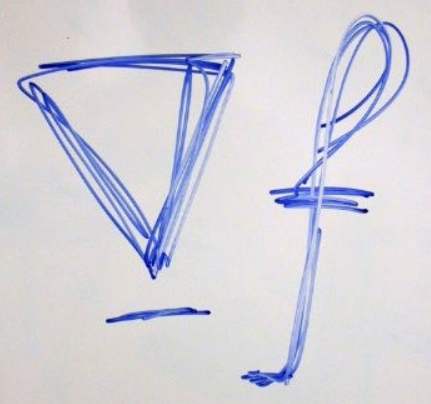
#> input picture source.png, 431 x 404 px
$ jupyter execute --allow-errors Poison_Edit_demo.ipynb
#> lines starting #> are read from the running program, lines starting #| are printed output that depends on the picture
https://www.cnblogs.com/3-louise-wang/p/16671316.html
发现没有效果

[cell 1]
import cv2
import numpy as np
from scipy import sparse

def getX(dst, mask, lap):
    # 1 计算求解的像素个数
    loc = np.nonzero(mask)
    num = loc[0].shape[0]
    # 2. 有多少个像素个数则需要多少个方程，需要构造num*num大小的稀疏矩阵和num大小的b向量
    # 3. A用lilmatrix，这种矩阵方便逐个添加
    A = sparse.lil_matrix((num, num), dtype=np.float64)
    b = np.ndarray((num, ), dtype=np.float64) # 一维数组,长度只有1, 而且最外层的长度为num
    # 4. 要将每个像素映射到0~num-1的索引之中，因为A系数矩阵也是根据索引求构造的
    hhash = {(x, y): i for i, (x, y) in enumerate(zip(loc[0], loc[1]))}
    # 用于找上下左右四个像素位置
    dx = [1,0,-1,0]
    dy = [0,1,0,-1]
    # 5. 构造A系数矩阵和b向量
    for i, (x, y) in enumerate(zip(loc[0],loc[1])):
        A[i, i] = -4
        b[i] = lap[x, y]
        p = [(x + dx[j], y + dy[j]) for j in range(4)] # p为上下左右的像素位置
        for j in range(4):
            if p[j] in hhash: # 像素位置在mask内
                A[i, hhash[p[j]]] = 1
            else:
                b[i] -= dst[p[j]]

    # 由于A是稀疏矩阵，可以将lilmatrix转成cscmatrix，方便矩阵运算
    A = A.tocsc()
    # 6. 求解X
    X = sparse.linalg.splu(A).solve(b)

    # 7. 将X复制到对应位置
    result = np.copy(dst)
    for i, (x, y) in enumerate(zip(loc[0],loc[1])):
        if X[i] < 0:
            X[i] = 0
        if X[i] > 255:
            X[i] = 255
        result[x, y] = X[i]

    return result

def seamlessClone(src,dst,mask,center,flag):
    # 1. 计算mask区域的外切矩形
    loc = np.nonzero(mask)
    xbegin, xend, ybegin, yend = np.min(loc[0]) - 1, np.max(loc[0]) + 1, np.min(loc[1]) - 1, np.max(loc[1]) + 1
    # 2. 根据mask区域范围截取出对应的mask、src
    cutMask = mask[xbegin:xend, ybegin:yend]
    cutSrc = src[xbegin:xend, ybegin:yend]
    # 3. 为了方便后面计算复制的位置，将mask、laplacian、src变成和dst一样大
    finalMask = np.zeros((dst.shape[0], dst.shape[1]))  # 只复制长和宽，单通道
    finalSrc = np.zeros_like(dst)
    finalLap = np.zeros_like(dst, dtype=np.float64)
    # 4. 根据中心点，得到融合的x、y范围
    xmid = (np.max(loc[0]) - np.min(loc[0])) // 2 + 1
    xbegin = center[0] - xmid
    xend = center[0] + cutMask.shape[0] - xmid
    ymid = (np.max(loc[1]) - np.min(loc[1])) // 2 + 1
    ybegin = center[1] - ymid
    yend = center[1] + cutMask.shape[1] - ymid

    # 5. 复制到对应位置
    finalMask[xbegin:xend, ybegin:yend] = cutMask
    finalSrc[xbegin:xend, ybegin:yend] = cutSrc

    # 6. 求融合散度
    if flag == 1:
        kernel = [np.array([[0, -1, 1]]),np.array([[1, -1, 0]]), np.array([[0], [-1], [1]]), np.array([[1], [-1], [0]])] # 四个方向梯度的过滤器，分别为x正方向、x反方向、y正方向、y反方向，散度就是在同一个方向进行两次梯度计算
        # 求src图、dst梯度
        grads = []
        for i in range(4):
            srcGrad = cv2.filter2D(np.float64(finalSrc), -1, kernel[i])
            dstGrad = cv2.filter2D(np.float64(dst), -1, kernel[i])
            grads.append(np.where(np.abs(srcGrad) > np.abs(dstGrad), srcGrad, dstGrad)) # 哪个梯度大就取哪个
        finalLap = np.sum(grads, axis=0) # 四个梯度求和，即两个散度求和，得到最终的散度

    # 7. 逐通道求解
    result = [getX(a, finalMask, b) for a, b in zip(cv2.split(dst), cv2.split(finalLap))]

    # 8. 合并三个通道
    final = cv2.merge(result)
    return final


# 读取前景图像
src = cv2.imread('./source.png')
#> src is the input picture: shape (404, 431, 3); mean B, G, R 218.2, 209.3, 210.2


# 读取背景图像
dst = cv2.imread('./target.png')
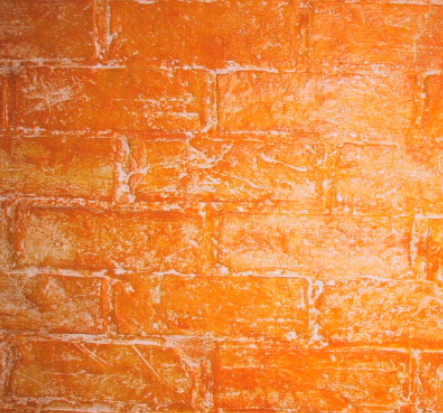
#> input picture target.png, 443 x 413 px
#> dst is the input picture: shape (413, 443, 3); mean B, G, R 63.4, 136, 231

# 读取设置好的mask
mask = cv2.imread('./mask_.png')
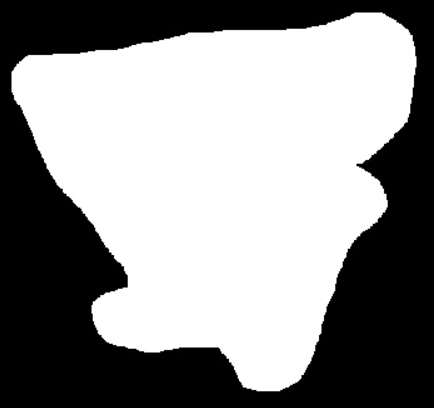
#> input picture mask_.png, 434 x 408 px
#> mask is the input picture: shape (408, 434, 3); min 0, max 255, mean 143.3

print(src.shape, dst.shape, mask.shape)
#| (404, 431, 3) (413, 443, 3) (408, 434, 3)

# 设置obj拷贝到dst的位置（中心像素）
# 要填充的obj是不规则形状，这里要获得该不规则区域的最小外接矩形（bounding box），
# 以该最小外接矩形的中心作为obj在dst中的位置
cx = 180
cy = 190
center = (cx, cy)

mask = mask[:,:,0]
#> mask: shape (408, 434)
#> (the rest of this cell did not finish here and is left out)

#> in seamlessClone, `loc = np.nonzero(mask)`: loc = 103681 positions, rows 7 to 397, columns 7 to 417
#> in seamlessClone, `xbegin, xend, ybegin, yend = np.min(loc[0]) - 1, np.max(loc[0]) + 1, n..`: xbegin = 6; xend = 398; ybegin = 6; yend = 418
#> in seamlessClone, `cutMask = mask[xbegin:xend, ybegin:yend]`:
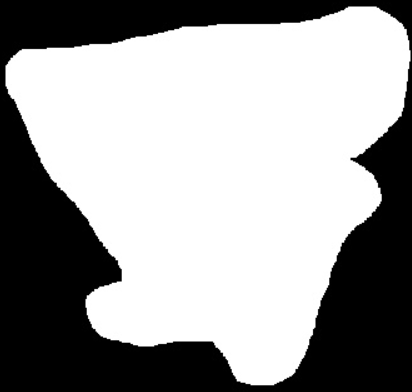
#> cutMask: shape (392, 412); min 0, max 255, mean 157.1
#> in seamlessClone, `cutSrc = src[xbegin:xend, ybegin:yend]`:
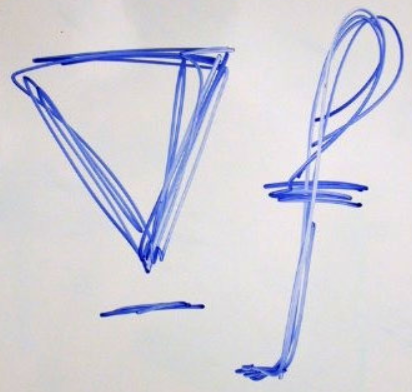
#> cutSrc: shape (392, 412, 3); mean B, G, R 218.5, 208.9, 209.4
#> in seamlessClone, `xmid = (np.max(loc[0]) - np.min(loc[0])) // 2 + 1`: xmid = 196
#> in seamlessClone, `xbegin = center[0] - xmid`: xbegin = -16
#> in seamlessClone, `xend = center[0] + cutMask.shape[0] - xmid`: xend = 376
#> in seamlessClone, `ymid = (np.max(loc[1]) - np.min(loc[1])) // 2 + 1`: ymid = 206
#> in seamlessClone, `ybegin = center[1] - ymid`: ybegin = -16
#> in seamlessClone, `yend = center[1] + cutMask.shape[1] - ymid`: yend = 396

cv2.imshow('result', result)
while(cv2.waitKey(0) == 27):
    cv2.destroyAllWindows()
    break

#test git
